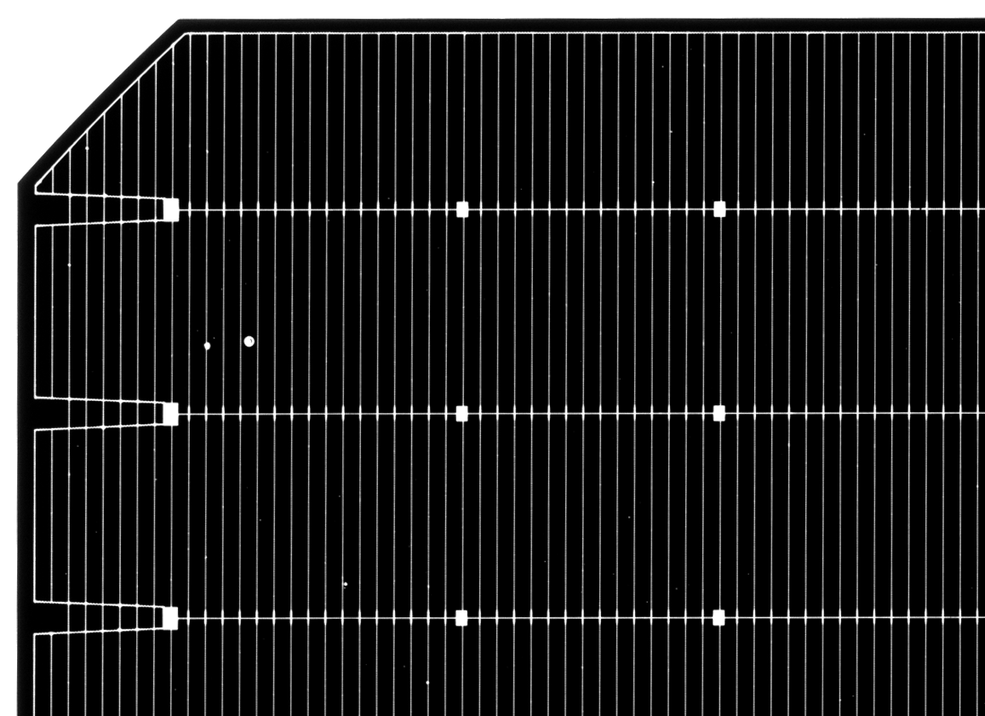
#> input picture img/ddd.PNG, 985 x 716 px, shrunk from 1157 x 841 before the run, found by its file name
$ python '06算子Sobel_.py'   (older library calls are emulated)
#> lines starting #> are read from the running program, lines starting #| are printed output that depends on the picture
import cv2
import numpy as np
from matplotlib import pyplot as plt
from matplotlib.widgets import Slider


class ImageProcessor:
    def __init__(self, origin_path):
#> called with origin_path = './img/ddd.png'
        self.origin = cv2.imread(origin_path, cv2.IMREAD_GRAYSCALE)  # 确保图像是灰度图
#> self.origin is the input picture: shape (716, 985); min 0, max 255, mean 33.6
        self.fig, self.axs = plt.subplots(nrows=1, ncols=3, figsize=(5, 5))
        plt.rcParams['font.sans-serif'] = ['SimHei']  # 用来正常显示中文标签
        self.fig.patch.set_facecolor(tuple(np.random.rand(3)))
        # 创建滑动条
        ax_slider = self.fig.add_axes([0.15, 0.05, 0.7, 0.03])  # [left, bottom, width, height]
        slider = Slider(ax_slider, 'Kernel Size', 1, 10, valstep=1, valinit=1)
        slider.on_changed(self.update)
        # 初始化
        # 显示初始图像
        self.put2axs(0, "原图", cv2.cvtColor(self.origin, cv2.COLOR_GRAY2RGB))
        self.put2axs(1, "Default", cv2.cvtColor(np.zeros_like(self.origin), cv2.COLOR_GRAY2RGB))  # 初始化空白图像
        self.put2axs(2, "Default", cv2.cvtColor(np.zeros_like(self.origin), cv2.COLOR_GRAY2RGB))  # 初始化空白图像
        plt.show()
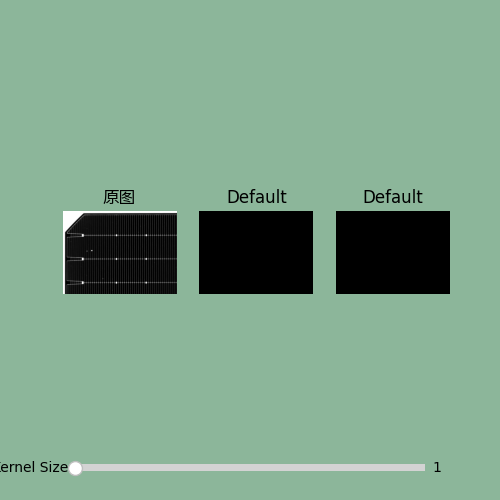
#> figure drawn by matplotlib, 4 panels

    def put2axs(self, index, title: str, img, cmap="gray"):
        ax = self.axs.flatten()[index]
        ax.imshow(img, cmap=cmap)
        ax.set_title(title)
        ax.axis('off')

    def update(self, val=1.0):
        ksize = val if val % 2 == 1 else val + 1
        sobelx = cv2.Sobel(self.origin, cv2.CV_64F, 1, 0, ksize=ksize)
        sobely = cv2.Sobel(self.origin, cv2.CV_64F, 0, 1, ksize=ksize)

        # 转换为uint8类型并计算绝对值
        sobely = cv2.convertScaleAbs(sobely)
        sobelx = cv2.convertScaleAbs(sobelx)
        self.put2axs(1, "sobely", sobely)
        self.put2axs(2, "sobelx", sobelx)


processor = ImageProcessor('./img/ddd.png')
